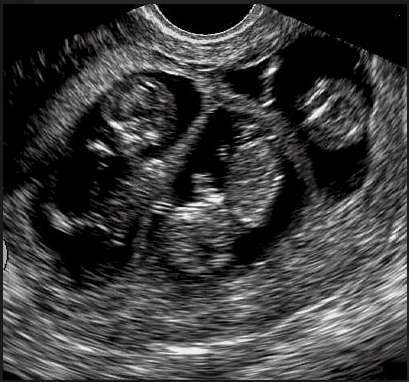
#> input picture images/ultrasound_triplets.png, 409 x 382 px
$ python exercicio2.2.py
#> lines starting #> are read from the running program, lines starting #| are printed output that depends on the picture; after the words box and inside, x2 and y2 are one past the last pixel; in counts of white or black regions, pixels touching at a corner belong together
import cv2
import numpy as np
import matplotlib.pyplot as plt


def high_frequency_enhancement(img_gray, k=1.5, radius=30):
    # pega o tamnho da imagem
    rows, cols = img_gray.shape
    crow, ccol = rows // 2, cols // 2

    # Aplica DFT e centraliza o espectro
    dft = np.fft.fft2(img_gray)
    dft_shift = np.fft.fftshift(dft)

    # cria a máscara passa-altas (Hhp): zero no centro, 1 fora
    mask = np.ones((rows, cols), np.float32)
    cv2.circle(mask, (ccol, crow), radius, 0, -1)

    # aplicando filtro: [1 + k * Hhp(u,v)] * F(u,v)
    filtered_dft = (1 + k * mask) * dft_shift

    # faz DFT inversa para pegar a imagem realçada
    f_ishift = np.fft.ifftshift(filtered_dft)
    img_back = np.fft.ifft2(f_ishift)
    img_back = np.abs(img_back)

    # normaliza para exibir
    img_back = cv2.normalize(img_back, None, 0, 255, cv2.NORM_MINMAX).astype(np.uint8)
    return img_back

ultrasound = cv2.imread("images/ultrasound_triplets.png", cv2.IMREAD_GRAYSCALE)
#> ultrasound: shape (382, 409); min 0, max 255, mean 59.6
ultrasound_enhancement = high_frequency_enhancement(ultrasound, k=1.5, radius=40)
#> in high_frequency_enhancement, `cv2.circle(mask, (ccol, crow), radius, 0, -1)`:
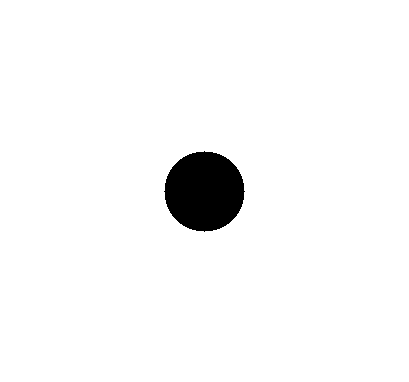
#> mask: shape (382, 409) float32; values 0 (black) and 1 (white), 96.8% white; 1 black region, box (x1, y1, x2, y2) and area: (164, 151, 245, 232) 5025
#> in high_frequency_enhancement, `img_back = np.abs(img_back)`:
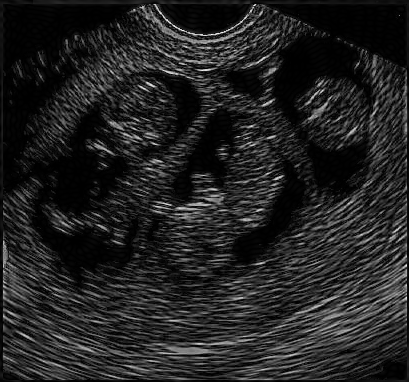
#> img_back: shape (382, 409) float64; min 3.55e-05, max 493.1, mean 67.7; drawn with min black and max white

radiograph = cv2.imread("images/radiograph.png", cv2.IMREAD_GRAYSCALE)
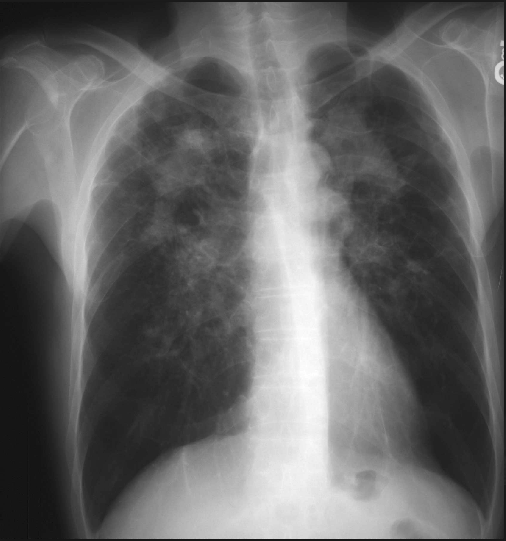
#> input picture images/radiograph.png, 506 x 541 px
#> radiograph is the input picture: shape (541, 506); min 12, max 255, mean 103.1
radiograph_enhancement = high_frequency_enhancement(radiograph, k=1.8, radius=50)
#> call 2 of high_frequency_enhancement, with k = 1.8, radius = 50
#> in high_frequency_enhancement (call 2), `cv2.circle(mask, (ccol, crow), radius, 0, -1)`:
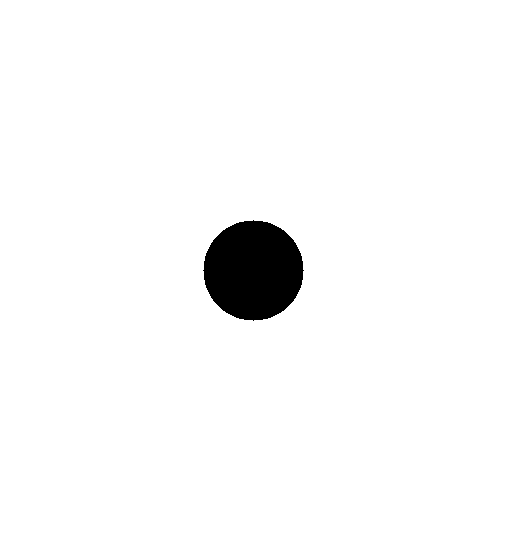
#> mask: shape (541, 506) float32; values 0 (black) and 1 (white), 97.1% white; 1 black region, box (x1, y1, x2, y2) and area: (203, 220, 304, 321) 7845
#> in high_frequency_enhancement (call 2), `img_back = np.abs(img_back)`:
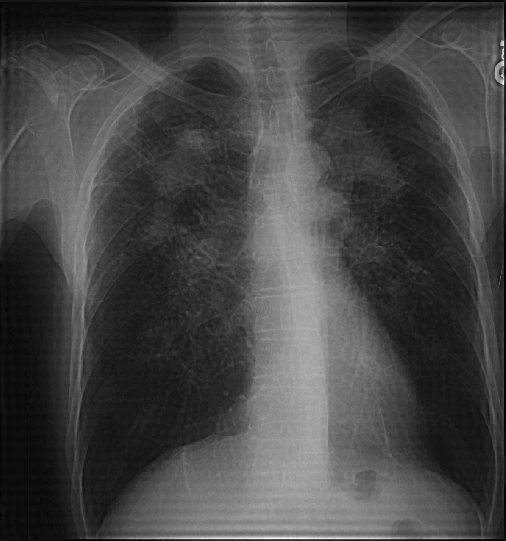
#> img_back: shape (541, 506) float64; min 0.0053, max 381.3, mean 103.7; drawn with min black and max white

plt.figure(figsize=(12, 8))

plt.subplot(2, 2, 1)
plt.imshow(ultrasound, cmap='gray')
plt.title("Ultrasound - Original")
plt.axis('off')

plt.subplot(2, 2, 2)
plt.imshow(ultrasound_enhancement, cmap='gray')
plt.title("Ultrasound - Realçada")
plt.axis('off')

plt.subplot(2, 2, 3)
plt.imshow(radiograph, cmap='gray')
plt.title("Radiograph - Original")
plt.axis('off')

plt.subplot(2, 2, 4)
plt.imshow(radiograph_enhancement, cmap='gray')
plt.title("Radiograph - Realçada")
plt.axis('off')

plt.tight_layout()
plt.show()
